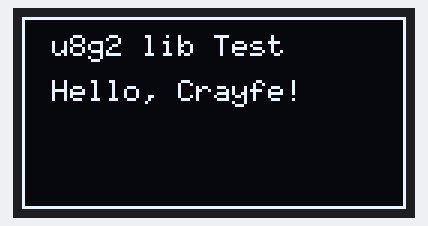
This sketch was run on a simulated Arduino Uno, built with avr-gcc and run on an emulated ATmega328P. Shown: 128×64 one-colour display.

Above: at 0.3 s.

The sketch:

test_ssd1306_u8glib.ino
```cpp
#include <Arduino.h>
#include <U8g2lib.h>
#include <Wire.h>
/*
Ejemplo completo: https://github.com/BasOnTech/Arduino-Beginners-NL/blob/master/E18-OLED-I2C-SSD1306-128X64/OLED-I2C-SSD1306-128X64.ino
*/

U8G2_SSD1306_128X64_NONAME_1_HW_I2C u8g2(U8G2_R0, /* reset=*/ U8X8_PIN_NONE);

void u8g2_prepare(void) {
  u8g2.setFont(u8g2_font_6x10_tf);
  u8g2.setFontRefHeightExtendedText();
  u8g2.setDrawColor(1);
  u8g2.setFontPosTop();
  u8g2.setFontDirection(0);
}

void u8g2_box_title(uint8_t a) {
  u8g2.drawStr( 10+a*2, 5, "u8g2 lib Test");
  u8g2.drawStr( 10, 20, "Hello, Crayfe!");

  u8g2.drawFrame(0,0,u8g2.getDisplayWidth(),u8g2.getDisplayHeight() );
}

uint8_t draw_state = 0;

void draw(void) {
  u8g2_prepare();
  switch(draw_state >> 3) {
    case 0: u8g2_box_title(draw_state&7); break;
  }
}

void setup(void) {
  u8g2.begin();
}

void loop(void) {
  u8g2.firstPage();
  do {
    draw();
  } while( u8g2.nextPage() );

  // increase the state
  draw_state++;
  if ( draw_state >= 0 )
    draw_state = 0;

  // delay between each page
  delay(150);
}
```
